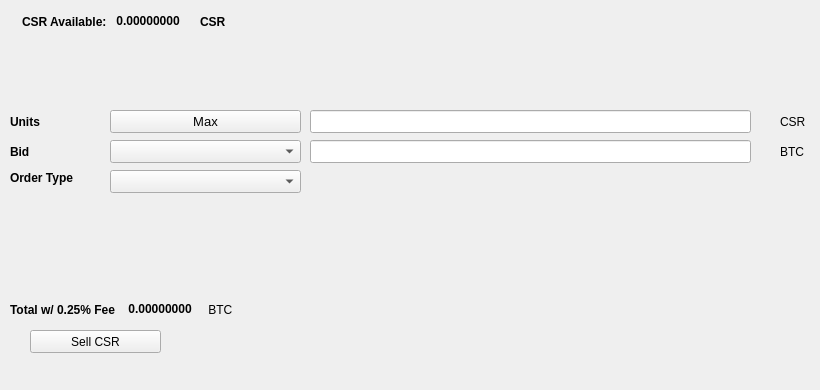
   <widget class="QWidget" name="SellTab">
    <attribute name="title">
     <string>Sell</string>
    </attribute>
    <widget class="QLabel" name="label_16">
     <property name="geometry">
      <rect>
       <x>780</x>
       <y>140</y>
       <width>31</width>
       <height>23</height>
      </rect>
     </property>
     <property name="text">
      <string>BTC</string>
     </property>
    </widget>
    <widget class="QComboBox" name="SellBidcomboBox">
     <property name="geometry">
      <rect>
       <x>110</x>
       <y>140</y>
       <width>191</width>
       <height>23</height>
      </rect>
     </property>
     <property name="font">
      <font>
       <pointsize>10</pointsize>
      </font>
     </property>
    </widget>
    <widget class="QLabel" name="label_18">
     <property name="geometry">
      <rect>
       <x>10</x>
       <y>110</y>
       <width>46</width>
       <height>23</height>
      </rect>
     </property>
     <property name="font">
      <font>
       <weight>75</weight>
       <bold>true</bold>
      </font>
     </property>
     <property name="text">
      <string>Units</string>
     </property>
    </widget>
    <widget class="QPushButton" name="Sell_Max_Amount">
     <property name="geometry">
      <rect>
       <x>110</x>
       <y>110</y>
       <width>191</width>
       <height>23</height>
      </rect>
     </property>
     <property name="font">
      <font>
       <pointsize>10</pointsize>
      </font>
     </property>
     <property name="text">
      <string>Max</string>
     </property>
    </widget>
    <widget class="QLabel" name="label_20">
     <property name="geometry">
      <rect>
       <x>10</x>
       <y>170</y>
       <width>91</width>
       <height>16</height>
      </rect>
     </property>
     <property name="font">
      <font>
       <weight>75</weight>
       <bold>true</bold>
      </font>
     </property>
     <property name="text">
      <string>Order Type</string>
     </property>
    </widget>
    <widget class="QComboBox" name="SellOrdertypeCombo">
     <property name="geometry">
      <rect>
       <x>110</x>
       <y>170</y>
       <width>191</width>
       <height>23</height>
      </rect>
     </property>
     <property name="font">
      <font>
       <pointsize>10</pointsize>
      </font>
     </property>
    </widget>
    <widget class="QLabel" name="label_21">
     <property name="geometry">
      <rect>
       <x>10</x>
       <y>140</y>
       <width>46</width>
       <height>23</height>
      </rect>
     </property>
     <property name="font">
      <font>
       <weight>75</weight>
       <bold>true</bold>
      </font>
     </property>
     <property name="text">
      <string>Bid</string>
     </property>
    </widget>
    <widget class="QLabel" name="label_22">
     <property name="geometry">
      <rect>
       <x>780</x>
       <y>110</y>
       <width>31</width>
       <height>23</height>
      </rect>
     </property>
     <property name="text">
      <string>CSR</string>
     </property>
    </widget>
    <widget class="QLineEdit" name="UnitsInputCSR">
     <property name="geometry">
      <rect>
       <x>310</x>
       <y>110</y>
       <width>441</width>
       <height>23</height>
      </rect>
     </property>
     <property name="font">
      <font>
       <pointsize>9</pointsize>
       <weight>75</weight>
       <bold>true</bold>
      </font>
     </property>
    </widget>
    <widget class="QLineEdit" name="SellBidPriceEdit">
     <property name="geometry">
      <rect>
       <x>310</x>
       <y>140</y>
       <width>441</width>
       <height>23</height>
      </rect>
     </property>
     <property name="font">
      <font>
       <pointsize>9</pointsize>
       <weight>75</weight>
       <bold>true</bold>
      </font>
     </property>
    </widget>
    <widget class="QPushButton" name="SellCSRBTN">
     <property name="geometry">
      <rect>
       <x>30</x>
       <y>330</y>
       <width>131</width>
       <height>23</height>
      </rect>
     </property>
     <property name="text">
      <string>Sell CSR</string>
     </property>
     <property name="icon">
      <iconset resource="../csr">
       <normaloff>:/icons/bitcoin</normaloff>:/icons/bitcoin</iconset>
     </property>
    </widget>
    <widget class="QWidget" name="layoutWidget3">
     <property name="geometry">
      <rect>
       <x>22</x>
       <y>12</y>
       <width>258</width>
       <height>19</height>
      </rect>
     </property>
     <layout class="QHBoxLayout" name="horizontalLayout">
      <item>
       <widget class="QLabel" name="label232_2">
        <property name="font">
         <font>
          <weight>75</weight>
          <bold>true</bold>
         </font>
        </property>
        <property name="text">
         <string>CSR Available:</string>
        </property>
       </widget>
      </item>
      <item>
       <widget class="QLabel" name="CSRAvailableLabel">
        <property name="palette">
         <palette>
          <active>
           <colorrole role="WindowText">
            <brush brushstyle="SolidPattern">
             <color alpha="255">
              <red>0</red>
              <green>0</green>
              <blue>0</blue>
             </color>
            </brush>
           </colorrole>
           <colorrole role="Button">
            <brush brushstyle="SolidPattern">
             <color alpha="255">
              <red>0</red>
              <green>170</green>
              <blue>0</blue>
             </color>
            </brush>
           </colorrole>
           <colorrole role="Light">
            <brush brushstyle="SolidPattern">
             <color alpha="255">
              <red>0</red>
              <green>255</green>
              <blue>0</blue>
             </color>
            </brush>
           </colorrole>
           <colorrole role="Midlight">
            <brush brushstyle="SolidPattern">
             <color alpha="255">
              <red>0</red>
              <green>212</green>
              <blue>0</blue>
             </color>
            </brush>
           </colorrole>
           <colorrole role="Dark">
            <brush brushstyle="SolidPattern">
             <color alpha="255">
              <red>0</red>
              <green>85</green>
              <blue>0</blue>
             </color>
            </brush>
           </colorrole>
           <colorrole role="Mid">
            <brush brushstyle="SolidPattern">
             <color alpha="255">
              <red>0</red>
              <green>113</green>
              <blue>0</blue>
             </color>
            </brush>
           </colorrole>
           <colorrole role="Text">
            <brush brushstyle="SolidPattern">
             <color alpha="255">
              <red>0</red>
              <green>170</green>
              <blue>0</blue>
             </color>
            </brush>
           </colorrole>
           <colorrole role="BrightText">
            <brush brushstyle="SolidPattern">
             <color alpha="255">
              <red>255</red>
              <green>255</green>
              <blue>255</blue>
             </color>
            </brush>
           </colorrole>
           <colorrole role="ButtonText">
            <brush brushstyle="SolidPattern">
             <color alpha="255">
              <red>0</red>
              <green>0</green>
              <blue>0</blue>
             </color>
            </brush>
           </colorrole>
           <colorrole role="Base">
            <brush brushstyle="SolidPattern">
             <color alpha="255">
              <red>255</red>
              <green>255</green>
              <blue>255</blue>
             </color>
            </brush>
           </colorrole>
           <colorrole role="Window">
            <brush brushstyle="SolidPattern">
             <color alpha="255">
              <red>0</red>
              <green>170</green>
              <blue>0</blue>
             </color>
            </brush>
           </colorrole>
           <colorrole role="Shadow">
            <brush brushstyle="SolidPattern">
             <color alpha="255">
              <red>0</red>
              <green>0</green>
              <blue>0</blue>
             </color>
            </brush>
           </colorrole>
           <colorrole role="AlternateBase">
            <brush brushstyle="SolidPattern">
             <color alpha="255">
              <red>127</red>
              <green>212</green>
              <blue>127</blue>
             </color>
            </brush>
           </colorrole>
           <colorrole role="ToolTipBase">
            <brush brushstyle="SolidPattern">
             <color alpha="255">
              <red>255</red>
              <green>255</green>
              <blue>220</blue>
             </color>
            </brush>
           </colorrole>
           <colorrole role="ToolTipText">
            <brush brushstyle="SolidPattern">
             <color alpha="255">
              <red>0</red>
              <green>0</green>
              <blue>0</blue>
             </color>
            </brush>
           </colorrole>
          </active>
          <inactive>
           <colorrole role="WindowText">
            <brush brushstyle="SolidPattern">
             <color alpha="255">
              <red>0</red>
              <green>0</green>
              <blue>0</blue>
             </color>
            </brush>
           </colorrole>
           <colorrole role="Button">
            <brush brushstyle="SolidPattern">
             <color alpha="255">
              <red>0</red>
              <green>170</green>
              <blue>0</blue>
             </color>
            </brush>
           </colorrole>
           <colorrole role="Light">
            <brush brushstyle="SolidPattern">
             <color alpha="255">
              <red>0</red>
              <green>255</green>
              <blue>0</blue>
             </color>
            </brush>
           </colorrole>
           <colorrole role="Midlight">
            <brush brushstyle="SolidPattern">
             <color alpha="255">
              <red>0</red>
              <green>212</green>
              <blue>0</blue>
             </color>
            </brush>
           </colorrole>
           <colorrole role="Dark">
            <brush brushstyle="SolidPattern">
             <color alpha="255">
              <red>0</red>
              <green>85</green>
              <blue>0</blue>
             </color>
            </brush>
           </colorrole>
           <colorrole role="Mid">
            <brush brushstyle="SolidPattern">
             <color alpha="255">
              <red>0</red>
              <green>113</green>
              <blue>0</blue>
             </color>
            </brush>
           </colorrole>
           <colorrole role="Text">
            <brush brushstyle="SolidPattern">
             <color alpha="255">
              <red>0</red>
              <green>170</green>
              <blue>0</blue>
             </color>
            </brush>
           </colorrole>
           <colorrole role="BrightText">
            <brush brushstyle="SolidPattern">
             <color alpha="255">
              <red>255</red>
              <green>255</green>
              <blue>255</blue>
             </color>
            </brush>
           </colorrole>
           <colorrole role="ButtonText">
            <brush brushstyle="SolidPattern">
             <color alpha="255">
              <red>0</red>
              <green>0</green>
              <blue>0</blue>
             </color>
            </brush>
           </colorrole>
           <colorrole role="Base">
            <brush brushstyle="SolidPattern">
             <color alpha="255">
              <red>255</red>
              <green>255</green>
              <blue>255</blue>
             </color>
            </brush>
           </colorrole>
           <colorrole role="Window">
            <brush brushstyle="SolidPattern">
             <color alpha="255">
              <red>0</red>
              <green>170</green>
              <blue>0</blue>
             </color>
            </brush>
           </colorrole>
           <colorrole role="Shadow">
            <brush brushstyle="SolidPattern">
             <color alpha="255">
              <red>0</red>
              <green>0</green>
              <blue>0</blue>
             </color>
            </brush>
           </colorrole>
           <colorrole role="AlternateBase">
            <brush brushstyle="SolidPattern">
             <color alpha="255">
              <red>127</red>
              <green>212</green>
              <blue>127</blue>
             </color>
            </brush>
           </colorrole>
           <colorrole role="ToolTipBase">
            <brush brushstyle="SolidPattern">
             <color alpha="255">
              <red>255</red>
              <green>255</green>
              <blue>220</blue>
             </color>
            </brush>
           </colorrole>
           <colorrole role="ToolTipText">
            <brush brushstyle="SolidPattern">
             <color alpha="255">
              <red>0</red>
              <green>0</green>
              <blue>0</blue>
             </color>
            </brush>
           </colorrole>
          </inactive>
          <disabled>
           <colorrole role="WindowText">
            <brush brushstyle="SolidPattern">
             <color alpha="255">
              <red>0</red>
              <green>85</green>
              <blue>0</blue>
             </color>
            </brush>
           </colorrole>
           <colorrole role="Button">
            <brush brushstyle="SolidPattern">
             <color alpha="255">
              <red>0</red>
              <green>170</green>
              <blue>0</blue>
             </color>
            </brush>
           </colorrole>
           <colorrole role="Light">
            <brush brushstyle="SolidPattern">
             <color alpha="255">
              <red>0</red>
              <green>255</green>
              <blue>0</blue>
             </color>
            </brush>
           </colorrole>
           <colorrole role="Midlight">
            <brush brushstyle="SolidPattern">
             <color alpha="255">
              <red>0</red>
              <green>212</green>
              <blue>0</blue>
             </color>
            </brush>
           </colorrole>
           <colorrole role="Dark">
            <brush brushstyle="SolidPattern">
             <color alpha="255">
              <red>0</red>
              <green>85</green>
              <blue>0</blue>
             </color>
            </brush>
           </colorrole>
           <colorrole role="Mid">
            <brush brushstyle="SolidPattern">
             <color alpha="255">
              <red>0</red>
              <green>113</green>
              <blue>0</blue>
             </color>
            </brush>
           </colorrole>
           <colorrole role="Text">
            <brush brushstyle="SolidPattern">
             <color alpha="255">
              <red>0</red>
              <green>85</green>
              <blue>0</blue>
             </color>
            </brush>
           </colorrole>
           <colorrole role="BrightText">
            <brush brushstyle="SolidPattern">
             <color alpha="255">
              <red>255</red>
              <green>255</green>
              <blue>255</blue>
             </color>
            </brush>
           </colorrole>
           <colorrole role="ButtonText">
            <brush brushstyle="SolidPattern">
             <color alpha="255">
              <red>0</red>
              <green>85</green>
              <blue>0</blue>
             </color>
            </brush>
           </colorrole>
           <colorrole role="Base">
            <brush brushstyle="SolidPattern">
             <color alpha="255">
              <red>0</red>
              <green>170</green>
              <blue>0</blue>
             </color>
            </brush>
           </colorrole>
           <colorrole role="Window">
            <brush brushstyle="SolidPattern">
             <color alpha="255">
              <red>0</red>
              <green>170</green>
              <blue>0</blue>
             </color>
            </brush>
           </colorrole>
           <colorrole role="Shadow">
            <brush brushstyle="SolidPattern">
             <color alpha="255">
              <red>0</red>
              <green>0</green>
              <blue>0</blue>
             </color>
            </brush>
           </colorrole>
           <colorrole role="AlternateBase">
            <brush brushstyle="SolidPattern">
             <color alpha="255">
              <red>0</red>
              <green>170</green>
              <blue>0</blue>
             </color>
            </brush>
           </colorrole>
           <colorrole role="ToolTipBase">
            <brush brushstyle="SolidPattern">
             <color alpha="255">
              <red>255</red>
              <green>255</green>
              <blue>220</blue>
             </color>
            </brush>
           </colorrole>
           <colorrole role="ToolTipText">
            <brush brushstyle="SolidPattern">
             <color alpha="255">
              <red>0</red>
              <green>0</green>
              <blue>0</blue>
             </color>
            </brush>
           </colorrole>
          </disabled>
         </palette>
        </property>
        <property name="font">
         <font>
          <weight>75</weight>
          <bold>true</bold>
         </font>
        </property>
        <property name="text">
         <string> 0.00000000 </string>
        </property>
        <property name="textInteractionFlags">
         <set>Qt::LinksAccessibleByMouse|Qt::TextSelectableByKeyboard|Qt::TextSelectableByMouse</set>
        </property>
       </widget>
      </item>
      <item>
       <widget class="QLabel" name="labelCSR">
        <property name="font">
         <font>
          <weight>75</weight>
          <bold>true</bold>
         </font>
        </property>
        <property name="text">
         <string>CSR</string>
        </property>
       </widget>
      </item>
     </layout>
    </widget>
    <widget class="QWidget" name="layoutWidget">
     <property name="geometry">
      <rect>
       <x>10</x>
       <y>300</y>
       <width>268</width>
       <height>19</height>
      </rect>
     </property>
     <layout class="QHBoxLayout" name="horizontalLayout_2">
      <item>
       <widget class="QLabel" name="label_19">
        <property name="font">
         <font>
          <weight>75</weight>
          <bold>true</bold>
         </font>
        </property>
        <property name="text">
         <string>Total w/ 0.25% Fee </string>
        </property>
       </widget>
      </item>
      <item>
       <widget class="QLabel" name="SellCostLabel">
        <property name="palette">
         <palette>
          <active>
           <colorrole role="WindowText">
            <brush brushstyle="SolidPattern">
             <color alpha="255">
              <red>0</red>
              <green>0</green>
              <blue>0</blue>
             </color>
            </brush>
           </colorrole>
           <colorrole role="Button">
            <brush brushstyle="SolidPattern">
             <color alpha="255">
              <red>0</red>
              <green>170</green>
              <blue>0</blue>
             </color>
            </brush>
           </colorrole>
           <colorrole role="Light">
            <brush brushstyle="SolidPattern">
             <color alpha="255">
              <red>0</red>
              <green>255</green>
              <blue>0</blue>
             </color>
            </brush>
           </colorrole>
           <colorrole role="Midlight">
            <brush brushstyle="SolidPattern">
             <color alpha="255">
              <red>0</red>
              <green>212</green>
              <blue>0</blue>
             </color>
            </brush>
           </colorrole>
           <colorrole role="Dark">
            <brush brushstyle="SolidPattern">
             <color alpha="255">
              <red>0</red>
              <green>85</green>
              <blue>0</blue>
             </color>
            </brush>
           </colorrole>
           <colorrole role="Mid">
            <brush brushstyle="SolidPattern">
             <color alpha="255">
              <red>0</red>
              <green>113</green>
              <blue>0</blue>
             </color>
            </brush>
           </colorrole>
           <colorrole role="Text">
            <brush brushstyle="SolidPattern">
             <color alpha="255">
              <red>0</red>
              <green>170</green>
              <blue>0</blue>
             </color>
            </brush>
           </colorrole>
           <colorrole role="BrightText">
            <brush brushstyle="SolidPattern">
             <color alpha="255">
              <red>255</red>
              <green>255</green>
              <blue>255</blue>
             </color>
            </brush>
           </colorrole>
           <colorrole role="ButtonText">
            <brush brushstyle="SolidPattern">
             <color alpha="255">
              <red>0</red>
              <green>0</green>
              <blue>0</blue>
             </color>
            </brush>
           </colorrole>
           <colorrole role="Base">
            <brush brushstyle="SolidPattern">
             <color alpha="255">
              <red>255</red>
              <green>255</green>
              <blue>255</blue>
             </color>
            </brush>
           </colorrole>
           <colorrole role="Window">
            <brush brushstyle="SolidPattern">
             <color alpha="255">
              <red>0</red>
              <green>170</green>
              <blue>0</blue>
             </color>
            </brush>
           </colorrole>
           <colorrole role="Shadow">
            <brush brushstyle="SolidPattern">
             <color alpha="255">
              <red>0</red>
              <green>0</green>
              <blue>0</blue>
             </color>
            </brush>
           </colorrole>
           <colorrole role="AlternateBase">
            <brush brushstyle="SolidPattern">
             <color alpha="255">
              <red>127</red>
              <green>212</green>
              <blue>127</blue>
             </color>
            </brush>
           </colorrole>
           <colorrole role="ToolTipBase">
            <brush brushstyle="SolidPattern">
             <color alpha="255">
              <red>255</red>
              <green>255</green>
              <blue>220</blue>
             </color>
            </brush>
           </colorrole>
           <colorrole role="ToolTipText">
            <brush brushstyle="SolidPattern">
             <color alpha="255">
              <red>0</red>
              <green>0</green>
              <blue>0</blue>
             </color>
            </brush>
           </colorrole>
          </active>
          <inactive>
           <colorrole role="WindowText">
            <brush brushstyle="SolidPattern">
             <color alpha="255">
              <red>0</red>
              <green>0</green>
              <blue>0</blue>
             </color>
            </brush>
           </colorrole>
           <colorrole role="Button">
            <brush brushstyle="SolidPattern">
             <color alpha="255">
              <red>0</red>
              <green>170</green>
              <blue>0</blue>
             </color>
            </brush>
           </colorrole>
           <colorrole role="Light">
            <brush brushstyle="SolidPattern">
             <color alpha="255">
              <red>0</red>
              <green>255</green>
              <blue>0</blue>
             </color>
            </brush>
           </colorrole>
           <colorrole role="Midlight">
            <brush brushstyle="SolidPattern">
             <color alpha="255">
              <red>0</red>
              <green>212</green>
              <blue>0</blue>
             </color>
            </brush>
           </colorrole>
           <colorrole role="Dark">
            <brush brushstyle="SolidPattern">
             <color alpha="255">
              <red>0</red>
              <green>85</green>
              <blue>0</blue>
             </color>
            </brush>
           </colorrole>
           <colorrole role="Mid">
            <brush brushstyle="SolidPattern">
             <color alpha="255">
              <red>0</red>
              <green>113</green>
              <blue>0</blue>
             </color>
            </brush>
           </colorrole>
           <colorrole role="Text">
            <brush brushstyle="SolidPattern">
             <color alpha="255">
              <red>0</red>
              <green>170</green>
              <blue>0</blue>
             </color>
            </brush>
           </colorrole>
           <colorrole role="BrightText">
            <brush brushstyle="SolidPattern">
             <color alpha="255">
              <red>255</red>
              <green>255</green>
              <blue>255</blue>
             </color>
            </brush>
           </colorrole>
           <colorrole role="ButtonText">
            <brush brushstyle="SolidPattern">
             <color alpha="255">
              <red>0</red>
              <green>0</green>
              <blue>0</blue>
             </color>
            </brush>
           </colorrole>
           <colorrole role="Base">
            <brush brushstyle="SolidPattern">
             <color alpha="255">
              <red>255</red>
              <green>255</green>
              <blue>255</blue>
             </color>
            </brush>
           </colorrole>
           <colorrole role="Window">
            <brush brushstyle="SolidPattern">
             <color alpha="255">
              <red>0</red>
              <green>170</green>
              <blue>0</blue>
             </color>
            </brush>
           </colorrole>
           <colorrole role="Shadow">
            <brush brushstyle="SolidPattern">
             <color alpha="255">
              <red>0</red>
              <green>0</green>
              <blue>0</blue>
             </color>
            </brush>
           </colorrole>
           <colorrole role="AlternateBase">
            <brush brushstyle="SolidPattern">
             <color alpha="255">
              <red>127</red>
              <green>212</green>
              <blue>127</blue>
             </color>
            </brush>
           </colorrole>
           <colorrole role="ToolTipBase">
            <brush brushstyle="SolidPattern">
             <color alpha="255">
              <red>255</red>
              <green>255</green>
              <blue>220</blue>
             </color>
            </brush>
           </colorrole>
           <colorrole role="ToolTipText">
            <brush brushstyle="SolidPattern">
             <color alpha="255">
              <red>0</red>
              <green>0</green>
              <blue>0</blue>
             </color>
            </brush>
           </colorrole>
          </inactive>
          <disabled>
           <colorrole role="WindowText">
            <brush brushstyle="SolidPattern">
             <color alpha="255">
              <red>0</red>
              <green>85</green>
              <blue>0</blue>
             </color>
            </brush>
           </colorrole>
           <colorrole role="Button">
            <brush brushstyle="SolidPattern">
             <color alpha="255">
              <red>0</red>
              <green>170</green>
              <blue>0</blue>
             </color>
            </brush>
           </colorrole>
           <colorrole role="Light">
            <brush brushstyle="SolidPattern">
             <color alpha="255">
              <red>0</red>
              <green>255</green>
              <blue>0</blue>
             </color>
            </brush>
           </colorrole>
           <colorrole role="Midlight">
            <brush brushstyle="SolidPattern">
             <color alpha="255">
              <red>0</red>
              <green>212</green>
              <blue>0</blue>
             </color>
            </brush>
           </colorrole>
           <colorrole role="Dark">
            <brush brushstyle="SolidPattern">
             <color alpha="255">
              <red>0</red>
              <green>85</green>
              <blue>0</blue>
             </color>
            </brush>
           </colorrole>
           <colorrole role="Mid">
            <brush brushstyle="SolidPattern">
             <color alpha="255">
              <red>0</red>
              <green>113</green>
              <blue>0</blue>
             </color>
            </brush>
           </colorrole>
           <colorrole role="Text">
            <brush brushstyle="SolidPattern">
             <color alpha="255">
              <red>0</red>
              <green>85</green>
              <blue>0</blue>
             </color>
            </brush>
           </colorrole>
           <colorrole role="BrightText">
            <brush brushstyle="SolidPattern">
             <color alpha="255">
              <red>255</red>
              <green>255</green>
              <blue>255</blue>
             </color>
            </brush>
           </colorrole>
           <colorrole role="ButtonText">
            <brush brushstyle="SolidPattern">
             <color alpha="255">
              <red>0</red>
              <green>85</green>
              <blue>0</blue>
             </color>
            </brush>
           </colorrole>
           <colorrole role="Base">
            <brush brushstyle="SolidPattern">
             <color alpha="255">
              <red>0</red>
              <green>170</green>
              <blue>0</blue>
             </color>
            </brush>
           </colorrole>
           <colorrole role="Window">
            <brush brushstyle="SolidPattern">
             <color alpha="255">
              <red>0</red>
              <green>170</green>
              <blue>0</blue>
             </color>
            </brush>
           </colorrole>
           <colorrole role="Shadow">
            <brush brushstyle="SolidPattern">
             <color alpha="255">
              <red>0</red>
              <green>0</green>
              <blue>0</blue>
             </color>
            </brush>
           </colorrole>
           <colorrole role="AlternateBase">
            <brush brushstyle="SolidPattern">
             <color alpha="255">
              <red>0</red>
              <green>170</green>
              <blue>0</blue>
             </color>
            </brush>
           </colorrole>
           <colorrole role="ToolTipBase">
            <brush brushstyle="SolidPattern">
             <color alpha="255">
              <red>255</red>
              <green>255</green>
              <blue>220</blue>
             </color>
            </brush>
           </colorrole>
           <colorrole role="ToolTipText">
            <brush brushstyle="SolidPattern">
             <color alpha="255">
              <red>0</red>
              <green>0</green>
              <blue>0</blue>
             </color>
            </brush>
           </colorrole>
          </disabled>
         </palette>
        </property>
        <property name="font">
         <font>
          <weight>75</weight>
          <bold>true</bold>
         </font>
        </property>
        <property name="autoFillBackground">
         <bool>false</bool>
        </property>
        <property name="text">
         <string> 0.00000000</string>
        </property>
        <property name="textInteractionFlags">
         <set>Qt::LinksAccessibleByMouse|Qt::TextSelectableByMouse</set>
        </property>
       </widget>
      </item>
      <item>
       <widget class="QLabel" name="label_17">
        <property name="font">
         <font>
          <weight>50</weight>
          <bold>false</bold>
         </font>
        </property>
        <property name="text">
         <string> BTC</string>
        </property>
       </widget>
      </item>
     </layout>
    </widget>
    <widget class="QLabel" name="label_23">
     <property name="geometry">
      <rect>
       <x>460</x>
       <y>300</y>
       <width>281</width>
       <height>81</height>
      </rect>
     </property>
     <property name="text">
      <string/>
     </property>
     <property name="pixmap">
      <pixmap>:/images/bittrex</pixmap>
     </property>
    </widget>
   </widget>
